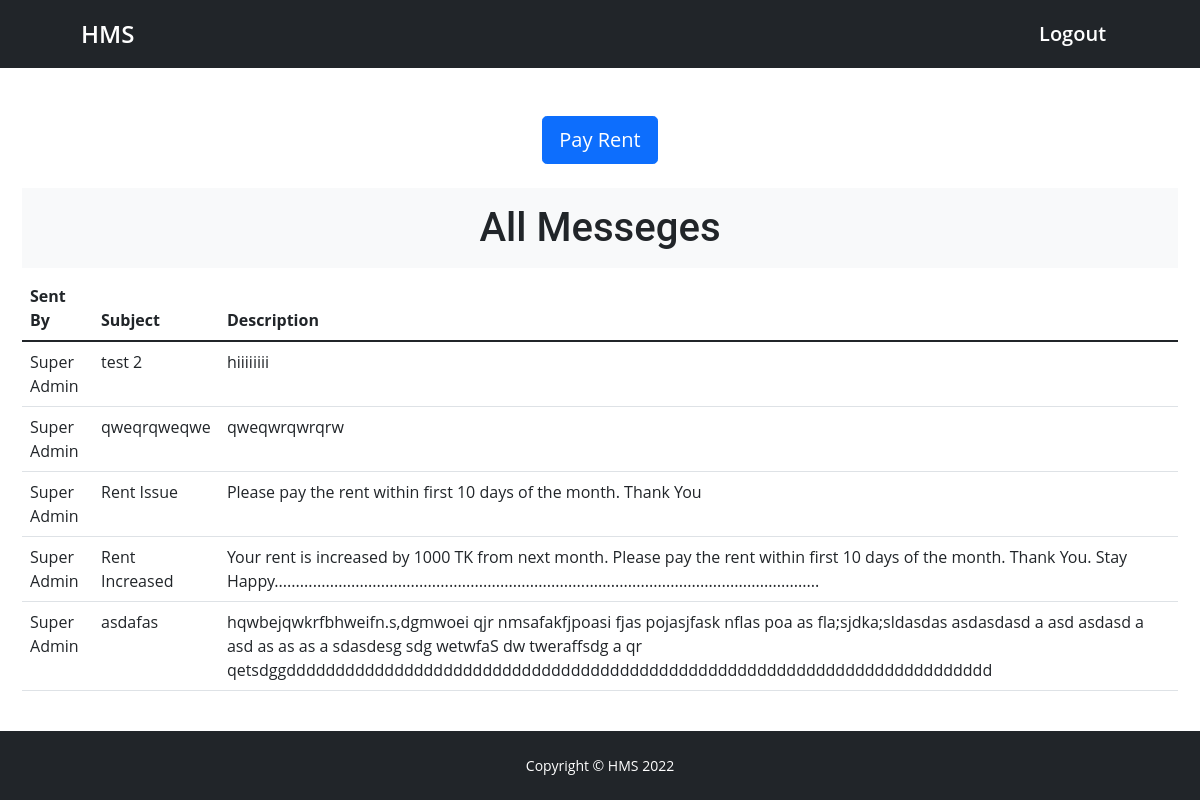
The page /Mindex.php?id=19 (signed in) on the database its author committed.
### tables this page shows
CREATE TABLE `users` (
  `id` int(11) NOT NULL,
  `name` varchar(255) DEFAULT NULL,
  `address` varchar(255) DEFAULT NULL,
  `email` varchar(255) DEFAULT NULL,
  `password` varchar(255) DEFAULT NULL,
  `phone` varchar(255) DEFAULT NULL,
  `type` enum('1','2') DEFAULT NULL COMMENT '1:Admin, 2:User',
  `nid` varchar(255) DEFAULT NULL,
  `createdAt` datetime NOT NULL,
  `updatedAt` datetime NOT NULL,
  `seatId` int(11) DEFAULT NULL
);

CREATE TABLE `notices` (
  `id` int(11) NOT NULL,
  `userId` varchar(255) NOT NULL,
  `title` varchar(255) DEFAULT NULL,
  `description` varchar(255) DEFAULT NULL,
  `createdAt` datetime NOT NULL,
  `updatedAt` datetime NOT NULL
);

### Mindex.php (the view, shortened to what this page needs)
<?php
	$conn = mysqli_connect('localhost', 'root', '', 'hms2');
    $id=$_GET['id'];
    $seatId=$_GET['seatId'];
    $sql= "SELECT * from `users` WHERE `type`='1'";
    $result= mysqli_query($conn, $sql);
    $rowA=mysqli_fetch_assoc($result);
    $admin=$rowA['name'];
?>
<!DOCTYPE html>
<html lang="en">
    <head>
        <link href="https://cdn.jsdelivr.net/npm/bootstrap-icons@1.4.1/font/bootstrap-icons.css" rel="stylesheet" />
        <link href="css/styles.css" rel="stylesheet" />
        <link href="css/style2.css" rel="stylesheet">
    </head>
    <body>
        <nav class="navbar navbar-expand-lg navbar-dark bg-dark mb-4">
            <div class="container px-lg-5 py-lg-3">
                <a class="navbar-brand fs-4" href="#">HMS</a>
                <div class="collapse navbar-collapse" id="navbarSupportedContent">
                    <ul class="navbar-nav ms-auto mb-2 mb-lg-0">
                        <li class="nav-item mx-2"><a class="nav-link active fs-5"  href="logout.php">Logout</a></li>
                    </ul>
                </div>
            </div>
        </nav>
        <section class="pt-4 container-fluid height-full">
            <div class="container px-lg-3">
                <div class="row gx-lg-5">
                    <div class="col-md-12 text-center mb-3">
                        <a <?php echo "href=pay.php?id=$id&seatId=$seatId";?>><button type="button" class="btn btn-primary btn-lg mx-2 mb-2">Pay Rent</button></a>
                    </div>
                </div>
                <div class="row gx-lg-5">
                    <h1 class="text-center font-weight-bold p-3 mb-2 bg-light text-dark ">All Messeges</h1>
                <table class="table">
                    <thead>
                        <tr>
                        <th scope="col">Sent By</th>
                        <th scope="col">Subject</th>
                        <th scope="col">Description</th>
                        </tr>
                    </thead>
                    <?php
					$query="SELECT * from notices WHERE `userId`='".$id."'";
					$result= mysqli_query($conn,$query);
                    while($rows=mysqli_fetch_assoc($result))
                    {
					?>
                        <tr>
                            <td><?php echo $admin ?></td>
                            <td><?php echo $rows['title'] ?></td>
                            <td><?php echo $rows['description'] ?></td>
                        </tr>
					<?php
					}
                    ?>
                    </table>
            </div>
        </section>
        <footer class="footer text-center py-4 bg-dark bg-info text-center text-lg-start fixed-bottom">
            <div class="small container"><p class="m-0 text-center text-white">Copyright &copy; HMS 2022</p></div>
        </footer>
    </body>
</html>

### css/style2.css (style rules this page uses)
body { font-family: "Open Sans", sans-serif; color: #444444; }
a { color: #106eea; text-decoration: none; }
h1, h2, h3, h4, h5, h6 { font-family: "Roboto", sans-serif; }
.navbar { padding: 0; }
.navbar ul { margin: 0; padding: 0; display: flex; list-style: none; align-items: center; }
.navbar li { position: relative; }
.navbar a, .navbar a:focus { display: flex; align-items: center; justify-content: space-between; padding: 0 3px; font-size: 15px; font-weight: 600; color: #222222; white-space: nowrap; transition: 0.3s; position: relative; }
.navbar a:hover:before, .navbar li:hover>a:before, .navbar .active:before { visibility: visible; width: 100%; }
.navbar a:hover, .navbar .active, .navbar .active:focus, .navbar li:hover>a { color: #106eea; }
section { padding: 60px 0; overflow: hidden; }

### rows shown on the page
notices: title "test 2", description "hiiiiiiii"
users: name "Super Admin"
notices: title "qweqrqweqwe", description "qweqwrqwrqrw"
notices: title "Rent Issue", description "Please pay the rent within first 10 days of the month. Thank You"
notices: title "Rent Increased", description "Your rent is increased by 1000 TK from next month. Please pay the rent within first 10 days of the month. Thank You. Stay Happy................................................................................................................................"
notices: title "asdafas", description "hqwbejqwkrfbhweifn.s,dgmwoei qjr nmsafakfjpoasi fjas pojasjfask nflas poa as fla;sjdka;sldasdas asdasdasd a asd asdasd a asd as as as a sdasdesg sdg wetwfaS dw tweraffsdg a qr qetsdggdddddddddddddddddddddddddddddddddddddddddddddddddddddddddddddddddddddddd"
